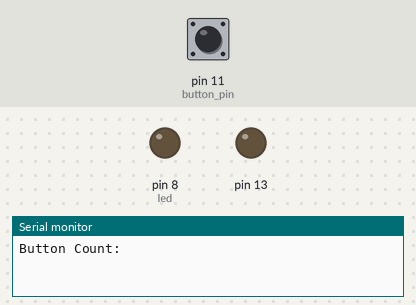
The sketch below on a simulated Arduino Uno, built with avr-gcc and run on an emulated ATmega328P. Parts: output pins drawn as LEDs (lit = HIGH), the last lines printed to the serial monitor. The inputs (shaded band) are chosen by the test bench; at power-on: pin 11 (button_pin) HIGH.

Above: at 1.3 s.
1.4 s: pin 11 (button_pin) pulled LOW for 0.15 s
At 1.47 s:
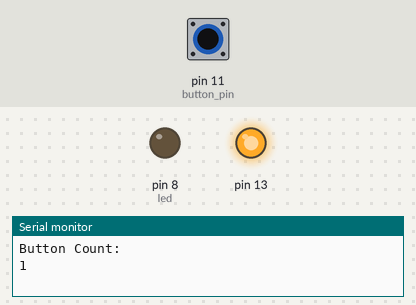
3.0 s: pin 11 (button_pin) pulled LOW for 3.2 s
At 6.8 s:
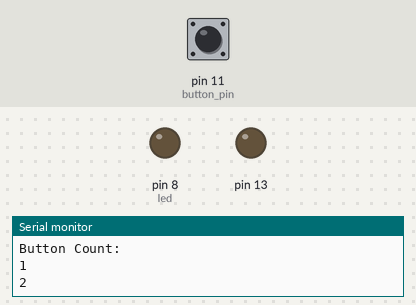
7.7 s: pin 11 (button_pin) pulled LOW for 1 s
At 9.9 s:
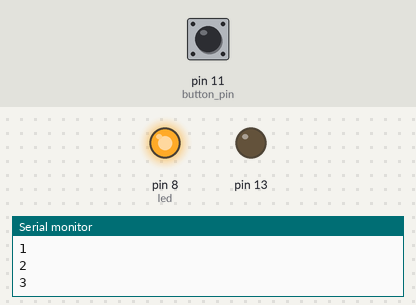
Timing chart, 0 to 11.4 s (numbered marks = the images above; inputs shaded):
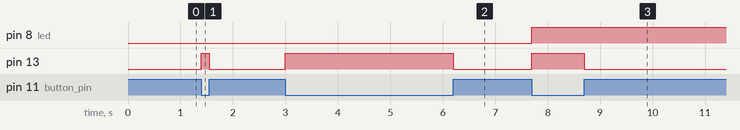

Measured:
- after the input at 1.4 s, pin 13: LOW → HIGH at once, → LOW 0.15 s later
- after the input at 3.0 s, pin 13: LOW → HIGH at once, → LOW 3.2 s later
- after the input at 7.7 s, pin 8 (led): LOW → HIGH at once; pin 13: LOW → HIGH at once, → LOW 1.0 s later

The sketch:

sensortek.ino
```cpp
#define button_pin 11
int button_press_count = 0;
int button_state = 0;
int prev_button_state = 0;
int led = 8;
void setup() {
  // put your setup code here, to run once:
delay(100);
  Serial.begin(9600);
  pinMode (button_pin, INPUT_PULLUP); //Set digi pin 11 as pull up button
  pinMode (13, OUTPUT);
   pinMode(led,OUTPUT);
   Serial.println("Button Count:");
}

void loop() {
  // put your main code here, to run repeatedly:

   button_state = digitalRead(button_pin);
     if (button_state != prev_button_state) {
   if (button_state == HIGH) {
      digitalWrite(13, LOW);
    } else { //button press
      digitalWrite(13, HIGH);
      button_press_count++;
      Serial.println(button_press_count); //print the count
    }
   if((button_press_count >= 3) && button_press_count < 12){
      digitalWrite(led,HIGH);
    }
   else if (button_press_count >= 12){
      button_press_count = 0;
      digitalWrite(led,LOW);
   }
    //delay(50);
  }
  prev_button_state = button_state;
}
```
